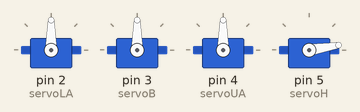
Bench run of a sketch on a simulated Arduino Uno, built with avr-gcc and run on an emulated ATmega328P. On the bench: 4 × servo.

Above: at 0.15 s.
At 4.97 s:
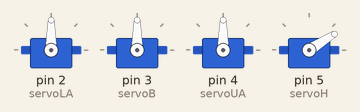
At 10.1 s:
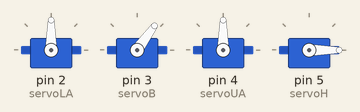
At 19.75 s:
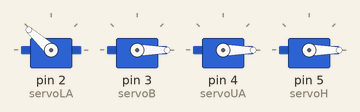
At 29.7 s:
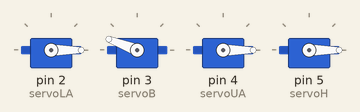
At 39.65 s:
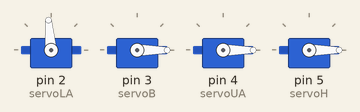
Timing chart, 0 to 40.0 s (numbered marks = the images above):
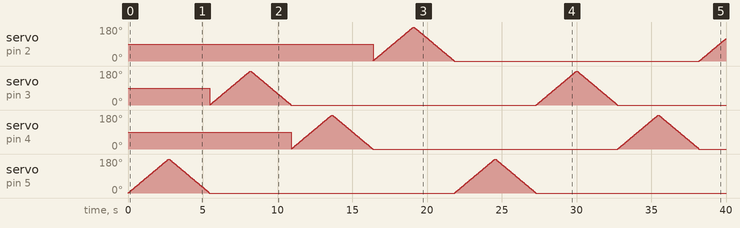

The sketch:

SweepUnitTest.ino
```cpp
// Sweep Unit Test

#include <Servo.h>

//creates 4 servo objects to control the 4 servos within the robot arm
Servo servoLA;  // lower arm
Servo servoB;   // bottom (base)
Servo servoUA;  // upper arm
Servo servoH;   // head

void setup() {
  Serial.begin(9600);  // initialise the serial communication

  servoLA.attach(2); // white   // LOWER ARM
  servoB.attach(3);  // green  // BOTTOM
  servoUA.attach(4); // blue   // UPPER ARM
  servoH.attach(5);  // purple // HEAD
}

//the below section runs all 4 robot arm servos using the following section of the sketch
int pos = 0;

void loop() {
  for (pos = 0; pos <= 180; pos += 1) { // goes from 0 degrees to 180  degrees
      // in steps of 1 degree
    servoH.write(pos);              //  tell servo to go to position in variable 'pos'
    delay(15);                       //  waits 15ms for the servo to reach the position
  }
  for (pos = 180; pos >=  0; pos -= 1) { // goes from 180 degrees to 0 degrees
    servoH.write(pos);              // tell servo to go to position in variable 'pos'
    delay(15);                       // waits 15ms for the servo to reach the position
  }
  for (pos = 0; pos <= 180; pos += 1) { // goes from 0 degrees to 180  degrees
      // in steps of 1 degree
    servoB.write(pos);              //  tell servo to go to position in variable 'pos'
    delay(15);                       //  waits 15ms for the servo to reach the position
  }
  for (pos = 180; pos >=  0; pos -= 1) { // goes from 180 degrees to 0 degrees
    servoB.write(pos);              // tell servo to go to position in variable 'pos'
    delay(15);                       // waits 15ms for the servo to reach the position
  }
  for (pos = 0; pos <= 180; pos += 1) { // goes from 0 degrees to 180  degrees
      // in steps of 1 degree
    servoUA.write(pos);              //  tell servo to go to position in variable 'pos'
    delay(15);                       //  waits 15ms for the servo to reach the position
  }
  for (pos = 180; pos >=  0; pos -= 1) { // goes from 180 degrees to 0 degrees
    servoUA.write(pos);              // tell servo to go to position in variable 'pos'
    delay(15);                       // waits 15ms for the servo to reach the position
  }
  for (pos = 0; pos <= 180; pos += 1) { // goes from 0 degrees to 180  degrees
      // in steps of 1 degree
    servoLA.write(pos);              //  tell servo to go to position in variable 'pos'
    delay(15);                       //  waits 15ms for the servo to reach the position
  }
  for (pos = 180; pos >=  0; pos -= 1) { // goes from 180 degrees to 0 degrees
    servoLA.write(pos);              // tell servo to go to position in variable 'pos'
    delay(15);                       // waits 15ms for the servo to reach the position
  }
}
```
